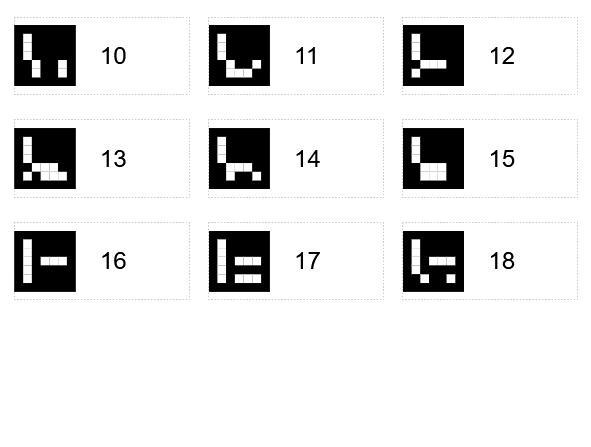
#> input picture aruco_template.PNG, 591 x 447 px, given in place of coba1.jpg, which was not available
$ python edge_detection_sobel_v5.py
#> lines starting #> are read from the running program, lines starting #| are printed output that depends on the picture; after the words box and inside, x2 and y2 are one past the last pixel; in counts of white or black regions, pixels touching at a corner belong together; pictures that were not available may be replaced by others from this repository, and a replacement may not be noted
import math
import cv2
import numpy as np
import random as rnd

# frame_ori = cv2.imread('D:/4_KULIAH_S2/Summer_Project/test1.jpg')
# frame = cv2.imread('D:/4_KULIAH_S2/Summer_Project/test1.jpg', 0)

# The concept:
# 1. Get the edge map - canny, sobel
# 2. Detect lines with Hough transform
# 3. Get the corners by finding intersections between lines.
# 4. Check if the approximate polygonal curve has 4 vertices with approxPolyDP
# 5. Determine top-left, bottom-left, top-right, and bottom-right corner.
# 6. Apply the perspective transformation with getPerspectiveTransform to get the transformation matrix and warpPerspective to apply the transformation.

# cap = cv2.VideoCapture(0, cv2.CAP_DSHOW)
frame = cv2.imread('D:/4_KULIAH_S2/Summer_Project/coba1.jpg')
#> frame is the input picture: shape (447, 591, 3); min 0, max 255, mean 226.6
# frame = cv2.imread('D:/4_KULIAH_S2/Summer_Project/test1.jpg', 0)

while True:
    # _, frame = cap.read()
    # image = frame.array
    frame_gray = cv2.cvtColor(frame, cv2.COLOR_BGR2GRAY)

    # Remove noise by blurring with a Gaussian filter ( kernel size = 3 )
    img_blur = cv2.GaussianBlur(frame_gray, (9, 9), sigmaX=0, sigmaY=0)
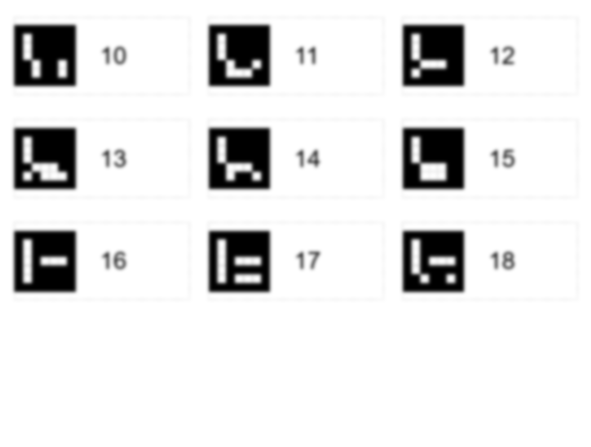
#> img_blur: shape (447, 591); min 0, max 255, mean 226.6

    kernel = np.ones((5, 5), np.uint8)

    img_erosion = cv2.erode(img_blur, kernel, iterations=1)
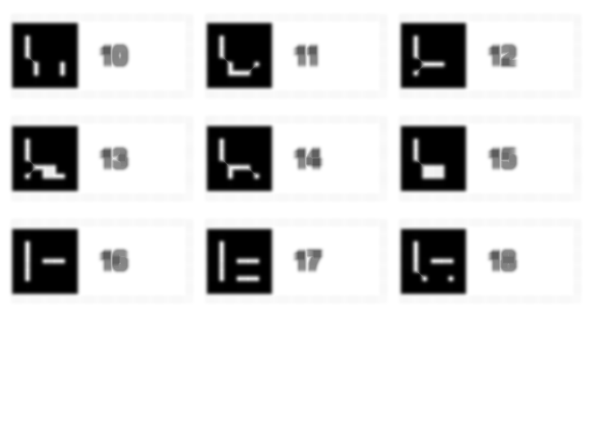
#> img_erosion: shape (447, 591); min 0, max 255, mean 217.9
    img_dilation = cv2.dilate(img_blur, kernel, iterations=1)
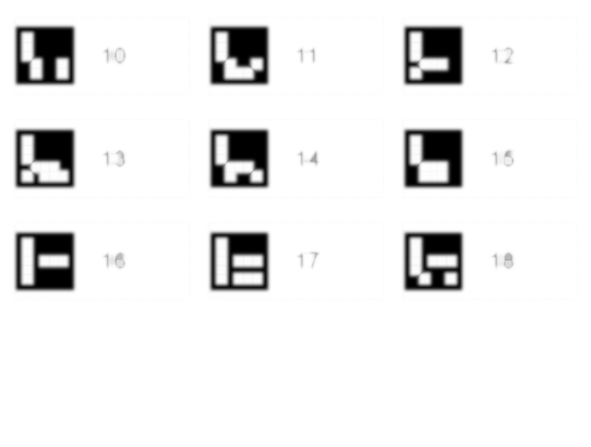
#> img_dilation: shape (447, 591); min 0, max 255, mean 235.3

    ###############     Threshold         ###############
    # apply basic thresholding -- the first parameter is the image
    # we want to threshold, the second value is is our threshold
    # check; if a pixel value is greater than our threshold (in this case, 200), we set it to be *black, otherwise it is *white*
    thresInv_adaptive = cv2.adaptiveThreshold(img_erosion, 255, cv2.ADAPTIVE_THRESH_MEAN_C, cv2.THRESH_BINARY_INV, 21, 6)
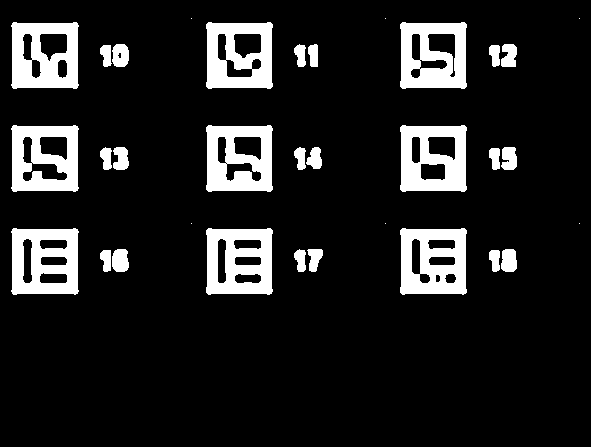
#> thresInv_adaptive: shape (447, 591); 12.8% white; 33 white regions (6 under 20 px), largest, box (x1, y1, x2, y2) and area: (400, 228, 467, 295) 3387, (11, 228, 79, 295) 3333, (206, 228, 273, 295) 3321

    ###############     Find Contour          ###############
    cv2.imshow("Erosion", img_erosion)
    cv2.imshow("Dilation", img_dilation)
    cv2.imshow("Threshold", thresInv_adaptive)

    k = cv2.waitKey(5) & 0xFF
#> (key Esc is pressed here)
    if k == 27:
        break

$ run again, on aruco_template_desc.PNG
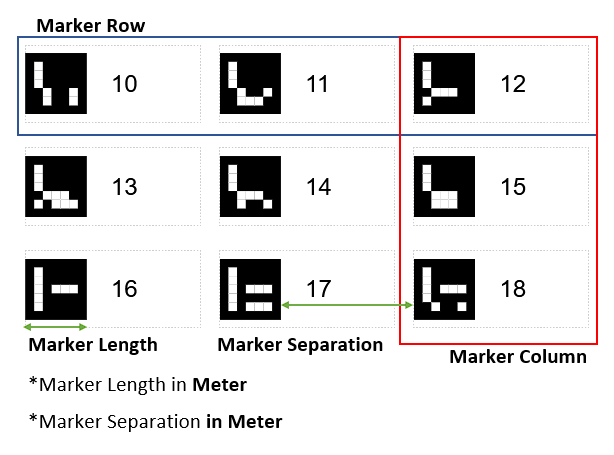
#> input picture aruco_template_desc.PNG, 614 x 455 px, given in place of coba1.jpg, which was not available
#> frame is the input picture: shape (455, 614, 3); mean B, G, R 220.8, 220.5, 222
#> `img_erosion = cv2.erode(img_blur, kernel, iterations=1)`:
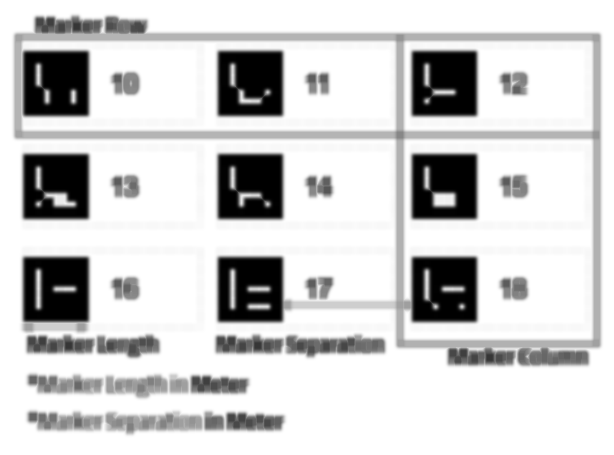
#> img_erosion: shape (455, 614); min 0, max 255, mean 207
#> `thresInv_adaptive = cv2.adaptiveThreshold(img_erosion, 255, cv2.ADAPTI..`:
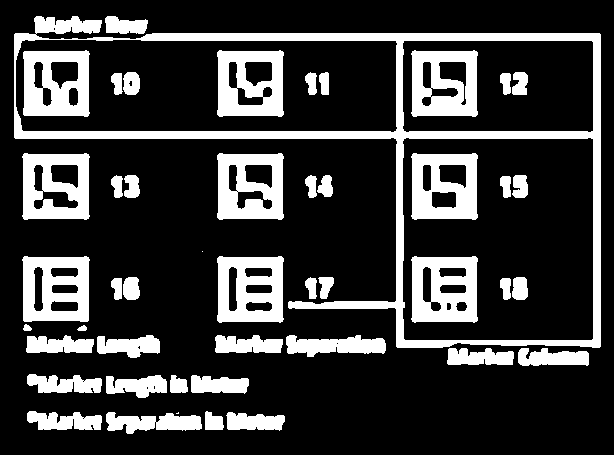
#> thresInv_adaptive: shape (455, 614); 22.8% white; 47 white regions (2 under 20 px), largest, box (x1, y1, x2, y2) and area: (14, 16, 601, 348) 16521, (411, 256, 478, 323) 3378, (217, 256, 284, 323) 3319
